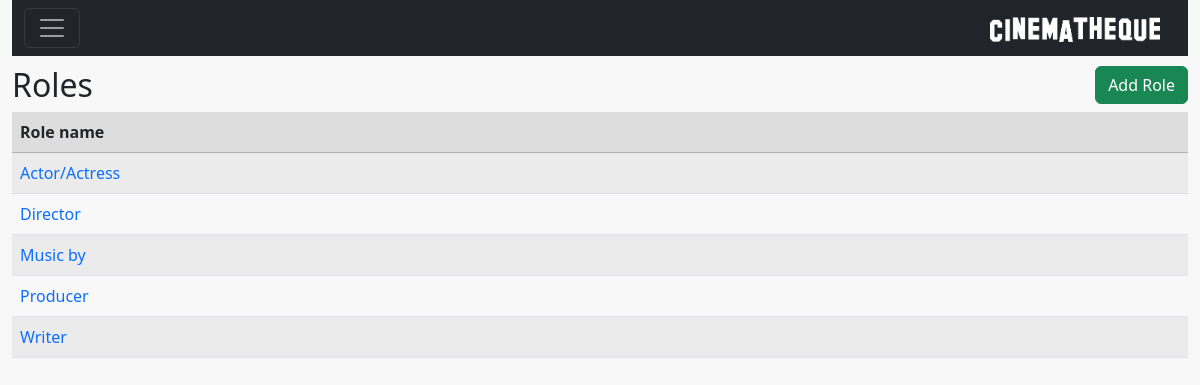
Screenshot of /rolelist (signed in) with the database file from the repository.
### core/models.py (models this page shows, shortened)
class Base(models.Model):
    DateTimeOfInsert = models.DateTimeField(auto_now_add=True,auto_now=False)
    DateTimeOfLastUpdate = models.DateTimeField(auto_now=True)
    InsertUser = models.ForeignKey( settings.AUTH_USER_MODEL, null=True, blank=True,
                                    on_delete=models.CASCADE, related_name='+' )
    LastUpdateUser = models.ForeignKey( settings.AUTH_USER_MODEL, null=True, blank=True,
                                         on_delete=models.CASCADE, related_name='+' )
    class Meta:
        abstract = True

class Role(Base):
    NameEN = models.CharField(max_length=30)
    NamePT_BR = models.CharField(max_length=30)

### core/views.py (the view)
# urls.py: re_path(r'rolelist', roleList, name='core_role_list'),
@login_required
def roleList(request):
    roles = Role.objects.all().order_by('NameEN')
    data = {'userProfile': UserProfile.objects.get(User=request.user),
            'class': Role,
            'roles': roles}
    return render(request, 'core/rolelist.html', data )

### core/models.py (called while the page is built)
    def __str__(self):
        return self.User.username

    def is_superuser(self):
        return self.User.is_superuser

### templatetags/filter.py (called while the page is built)
@register.filter
def get_class_name(value):
    if f'{value._meta.verbose_name}'.capitalize() != f'{value.__class__.__name__}'.capitalize() :
        str = f'{value._meta.verbose_name}'
    else:
        str = f'{value.__class__.__name__}'.capitalize()
    return str

@register.filter
def get_class_plural_name(value):
    if f'{value._meta.verbose_name_plural}'.capitalize() != f'{value.__class__.__name__}'.capitalize() + 's':
        str = f'{value._meta.verbose_name_plural}'
    else:
        str = value.__class__.__name__ + 's'
    return str

### core/templates/core/rolelist.html
{% extends 'baselist.html' %}
{% load filter %}
{% block insertButton %}
    <a href="{% url 'core_role_insert' %}" class="btn btn-success">Add {{class|get_class_name}}</a>
{% endblock %}
{% block list %}
     <div class="col">
         <table class="table table-striped">
             <thead class="bgheadlist">
               <tr>
                 <th scope="col">Role name</th>
               </tr>
             </thead>
             <tbody>
             {% for role in roles %}
               <tr>
                 <td><a href="{% url 'core_role_update' role.id %}">{{role.NameEN}}</a></td>
               </tr>
               {% endfor%}
             </tbody>
         </table>
    </div>
{% endblock %}

### static/style.css (style rules this page uses)
a { text-decoration: none; }
.bgheadlist { background-color: #dddddd!important; border-bottom: 2px; border-color: #afafaf; }

### rows the page displays
Role: NameEN "Actor/Actress"
Role: NameEN "Director"
Role: NameEN "Music by"
Role: NameEN "Producer"
Role: NameEN "Writer"

### other values shown
{{ class|get_class_plural_name }} "Roles"
{{ class|get_class_name }} "Role"
